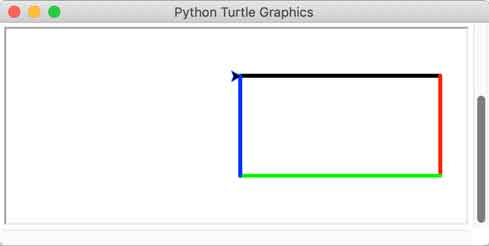

Recreate this plot in Python.
# 导入turtle包的所有内容:
from turtle import *

# 设置笔刷宽度:
width(4)

# 前进:
forward(200)
# 右转90度:
right(90)

# 笔刷颜色:
pencolor("red")
forward(100)
right(90)

pencolor("green")
forward(200)
right(90)

pencolor("blue")
forward(100)
right(90)

# 调用done()使得窗口等待被关闭，否则将立刻关闭窗口:
done()
